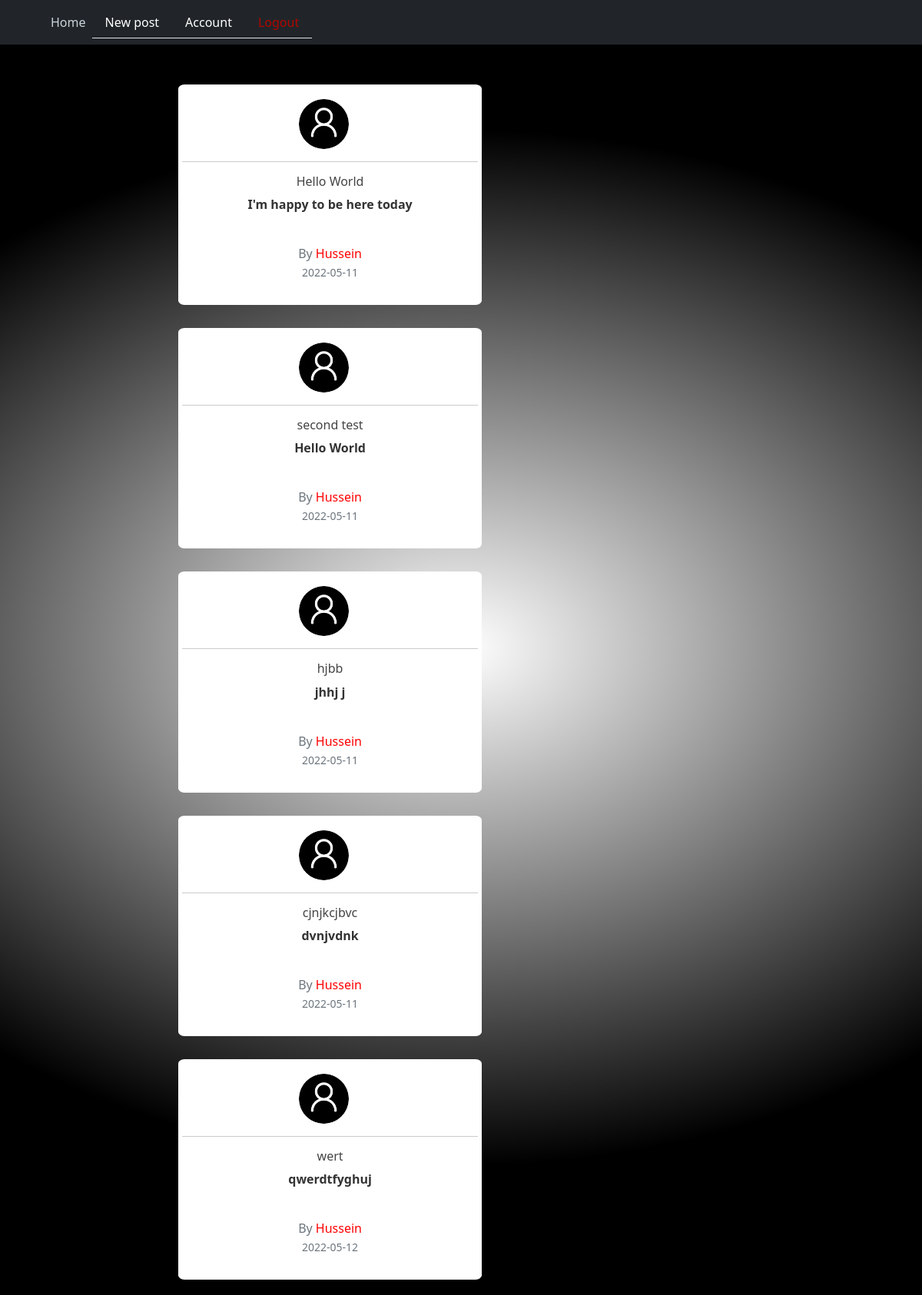
Screenshot of /home (signed in) with the database file from the repository.
### flaskblog/models.py (models this page shows, shortened)
class Post(db.Model):
    id = db.Column(db.Integer, primary_key=True)
    title = db.Column(db.String(100), nullable=False)
    likes = db.Column(db.Integer, nullable=False, default=0)
    dislikes = db.Column(db.Integer, nullable=False, default=0)
    date_posted = db.Column(db.DateTime, nullable=False, default=datetime.utcnow)
    content = db.Column(db.Text, nullable=False)
    user_id = db.Column(db.Integer, db.ForeignKey('user.id'), nullable=False)
    comments = db.relationship('Comments', backref='topicpost', lazy=True)

class User(db.Model, UserMixin):
    id = db.Column(db.Integer, primary_key=True)
    username = db.Column(db.String(20), unique=True, nullable=False)
    email = db.Column(db.String(120), unique=True, nullable=False)
    image_file = db.Column(db.String(20), nullable=False, default='default.jpg')
    password = db.Column(db.String(60), nullable=False)
    posts = db.relationship('Post', backref='author', lazy=True)
    comments = db.relationship('Comments', backref='user_comments', lazy=True)

### flaskblog/routes.py (the view)
@app.route("/")
@app.route("/home")
def home():
    posts = Post.query.all()
    return render_template('home.html', posts = posts)

### flaskblog/models.py (called while the page is built)
@login_manager.user_loader
def load_user(user_id):
    return User.query.get(int(user_id))

### flaskblog/templates/home.html
{% extends "layout.html" %}
{% block content %}
  <div class="border">
    {% for post in posts %}
    <div class="bottom white">
      <div class="">
      <a href="{{ url_for('post', post_id=post.id) }}"><img style="margin-top: 14px;" class="rounded-circle article-img" src="{{ url_for('static', filename='profile_pics/' + post.author.image_file) }}"></a>
        <hr>
        <h5 class="overview" style="font-size:16px">{{ post.title }}</h5>
        <p class="" style="font-size:16px font-weight:regular; "> <b> {{ post.content }}</b> </p>
        <br>
        <p style="padding-bottom: 10px;" class="text-muted by">By <span style="color:red;">{{post.author.username}}</span> <br> <span class="small">{{ post.date_posted.strftime('%Y-%m-%d') }}</span></p>
      </div>
    </div>
    {% endfor %}
  </div>
{% endblock content %}

### flaskblog/static/main.css (style rules this page uses)
body { background: radial-gradient(80% 40%, white, black); color: #333333; margin-top: 5rem; }
h1, h2, h3, h4, h5, h6 { color: #444444; }
.article-img { height: 65px; width: 65px; margin-right: 16px; }
.border { box-sizing: content-box; display: inline-block; width: 60%; vertical-align: top; display: table-cell; border: 0 solid transparent!important; padding: 0 16px; overflow-wrap: break-word; }
.white { background-color: #fff; padding: 5px; margin-bottom: 20px; margin-top: 30px; text-align: center; border-radius: 2%; }

### rows the page displays
Post: image_file (placeholder picture), title "Hello World", content "I'm happy to be here today", author.username "Hussein", date_posted "2022-05-11"
Post: image_file (placeholder picture), title "second test", content "Hello World", author.username "Hussein", date_posted "2022-05-11"
Post: image_file (placeholder picture), title "hjbb", content "jhhj j", author.username "Hussein", date_posted "2022-05-11"
Post: image_file (placeholder picture), title "cjnjkcjbvc", content "dvnjvdnk", author.username "Hussein", date_posted "2022-05-11"
Post: image_file (placeholder picture), title "wert", content "qwerdtfyghuj", author.username "Hussein", date_posted "2022-05-12"
